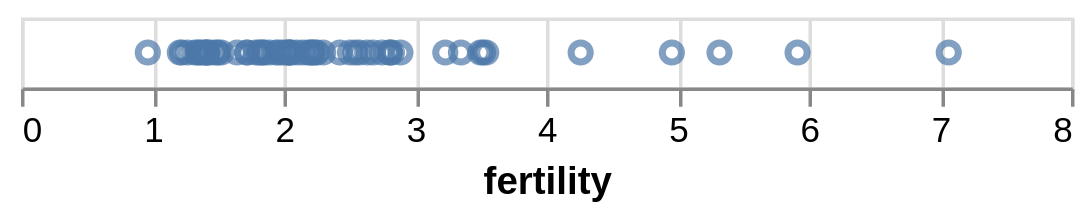

The notebook cell this image was saved under:
### Markdown cell above
#### Position auf der gemeinsamen Skala
Die x-Achse legt die horizontale Position eines Marks fest. Darüber hinaus werden die Achsen und Titel automatisch ausgewählt. In der folgenden Visualisierung führt die Wahl eines quantitativen Datentyps zu einer kontinuierlichen linearen Achsenskala:

### Code cell
alt.Chart(data2005).mark_point().encode(
    alt.X('fertility:Q')
)

### Figure 1 — Vega-Lite specification as saved in the notebook (floating-point values rounded to 4 significant figures)
{"config": {"view": {"continuousWidth": 300, "continuousHeight": 300}}, "data": {"name": "data-5d02da2a3d902aa56b0187487b2504b4"}, "mark": {"type": "point"}, "encoding": {"x": {"field": "fertility", "type": "quantitative"}}, "$schema": "https://vega.github.io/schema/vega-lite/v6.4.1.json", "datasets": {"data-5d02da2a3d902aa56b0187487b2504b4": [{"year": 2005, "country": "Afghanistan", "cluster": 0, "pop": 29928987, "life_expect": 43.83, "fertility": 7.069}, {"year": 2005, "country": "Argentina", "cluster": 3, "pop": 39537943, "life_expect": 75.32, "fertility": 2.254}, {"year": 2005, "country": "Aruba", "cluster": 3, "pop": 71566, "life_expect": 74.24, "fertility": 2.04}, {"year": 2005, "country": "Australia", "cluster": 4, "pop": 20090437, "life_expect": 81.23, "fertility": 1.788}, {"year": 2005, "country": "Austria", "cluster": 1, "pop": 8184691, "life_expect": 79.83, "fertility": 1.42}, {"year": 2005, "country": "Bahamas", "cluster": 3, "pop": 301790, "life_expect": 73.5, "fertility": 2.022}, {"year": 2005, "country": "Bangladesh", "cluster": 0, "pop": 144319628, "life_expect": 64.06, "fertility": 2.826}, {"year": 2005, "country": "Barbados", "cluster": 3, "pop": 278870, "life_expect": 77.3, "fertility": 1.5}, {"year": 2005, "country": "Belgium", "cluster": 1, "pop": 10364388, "life_expect": 79.44, "fertility": 1.646}, {"year": 2005, "country": "Bolivia", "cluster": 3, "pop": 8857870, "life_expect": 65.55, "fertility": 3.5}, {"year": 2005, "country": "Brazil", "cluster": 3, "pop": 186112794, "life_expect": 72.39, "fertility": 2.245}, {"year": 2005, "country": "Canada", "cluster": 3, "pop": 32805041, "life_expect": 80.65, "fertility": 1.527}, {"year": 2005, "country": "Chile", "cluster": 3, "pop": 15980912, "life_expect": 78.55, "fertility": 1.944}, {"year": 2005, "country": "China", "cluster": 4, "pop": 1303182268, "life_expect": 72.96, "fertility": 1.725}, {"year": 2005, "country": "Colombia", "cluster": 3, "pop": 42954279, "life_expect": 72.89, "fertility": 2.22}, {"year": 2005, "country": "Costa Rica", "cluster": 3, "pop": 4016173, "life_expect": 78.78, "fertility": 2.099}, {"year": 2005, "country": "Croatia", "cluster": 1, "pop": 4495904, "life_expect": 75.75, "fertility": 1.346}, {"year": 2005, "country": "Cuba", "cluster": 3, "pop": 11346670, "life_expect": 78.27, "fertility": 1.49}, {"year": 2005, "country": "Dominican Republic", "cluster": 3, "pop": 9049595, "life_expect": 72.23, "fertility": 2.81}, {"year": 2005, "country": "Ecuador", "cluster": 3, "pop": 13363593, "life_expect": 74.99, "fertility": 2.578}, {"year": 2005, "country": "Egypt", "cluster": 5, "pop": 77505756, "life_expect": 71.34, "fertility": 2.891}, {"year": 2005, "country": "El Salvador", "cluster": 3, "pop": 6704932, "life_expect": 71.88, "fertility": 2.683}, {"year": 2005, "country": "Finland", "cluster": 1, "pop": 5223442, "life_expect": 79.31, "fertility": 1.825}, {"year": 2005, "country": "France", "cluster": 1, "pop": 60656178, "life_expect": 80.66, "fertility": 1.892}, {"year": 2005, "country": "Georgia", "cluster": 1, "pop": 4677401, "life_expect": 70.99, "fertility": 1.407}, {"year": 2005, "country": "Germany", "cluster": 1, "pop": 82431390, "life_expect": 79.41, "fertility": 1.36}, {"year": 2005, "country": "Greece", "cluster": 1, "pop": 10668354, "life_expect": 79.48, "fertility": 1.325}, {"year": 2005, "country": "Grenada", "cluster": 3, "pop": 89502, "life_expect": 68.72, "fertility": 2.302}, {"year": 2005, "country": "Haiti", "cluster": 3, "pop": 8121622, "life_expect": 60.92, "fertility": 3.545}, {"year": 2005, "country": "Hong Kong", "cluster": 4, "pop": 6898686, "life_expect": 82.21, "fertility": 0.966}, {"year": 2005, "country": "Iceland", "cluster": 1, "pop": 296737, "life_expect": 81.76, "fertility": 2.052}, {"year": 2005, "country": "India", "cluster": 0, "pop": 1080264388, "life_expect": 64.7, "fertility": 2.807}, {"year": 2005, "country": "Indonesia", "cluster": 4, "pop": 218465000, "life_expect": 70.65, "fertility": 2.182}, {"year": 2005, "country": "Iran", "cluster": 5, "pop": 68017860, "life_expect": 70.96, "fertility": 2.04}, {"year": 2005, "country": "Iraq", "cluster": 5, "pop": 26074906, "life_expect": 59.55, "fertility": 4.264}, {"year": 2005, "country": "Ireland", "cluster": 1, "pop": 4015676, "life_expect": 78.89, "fertility": 1.964}, {"year": 2005, "country": "Israel", "cluster": 5, "pop": 6276883, "life_expect": 80.75, "fertility": 2.75}, {"year": 2005, "country": "Italy", "cluster": 1, "pop": 58103033, "life_expect": 80.55, "fertility": 1.379}, {"year": 2005, "country": "Jamaica", "cluster": 3, "pop": 2735520, "life_expect": 72.57, "fertility": 2.429}, {"year": 2005, "country": "Japan", "cluster": 4, "pop": 127417244, "life_expect": 82.6, "fertility": 1.27}, {"year": 2005, "country": "Kenya", "cluster": 2, "pop": 33829590, "life_expect": 54.11, "fertility": 4.959}, {"year": 2005, "country": "South Korea", "cluster": 4, "pop": 22912177, "life_expect": 67.3, "fertility": 1.85}, {"year": 2005, "country": "North Korea", "cluster": 4, "pop": 48640671, "life_expect": 78.62, "fertility": 1.21}, {"year": 2005, "country": "Lebanon", "cluster": 5, "pop": 3826018, "life_expect": 71.99, "fertility": 2.209}, {"year": 2005, "country": "Mexico", "cluster": 3, "pop": 106202903, "life_expect": 76.19, "fertility": 2.211}, {"year": 2005, "country": "Netherlands", "cluster": 1, "pop": 16407491, "life_expect": 79.76, "fertility": 1.721}, {"year": 2005, "country": "New Zealand", "cluster": 4, "pop": 4035461, "life_expect": 80.2, "fertility": 1.994}, {"year": 2005, "country": "Nigeria", "cluster": 2, "pop": 128765768, "life_expect": 46.86, "fertility": 5.322}, {"year": 2005, "country": "Norway", "cluster": 1, "pop": 4593041, "life_expect": 80.2, "fertility": 1.848}, {"year": 2005, "country": "Pakistan", "cluster": 0, "pop": 162419946, "life_expect": 65.48, "fertility": 3.521}, {"year": 2005, "country": "Peru", "cluster": 3, "pop": 27925628, "life_expect": 71.42, "fertility": 2.506}, {"year": 2005, "country": "Philippines", "cluster": 4, "pop": 87857473, "life_expect": 71.69, "fertility": 3.233}, {"year": 2005, "country": "Poland", "cluster": 1, "pop": 38557984, "life_expect": 75.56, "fertility": 1.227}, {"year": 2005, "country": "Portugal", "cluster": 1, "pop": 10566212, "life_expect": 78.1, "fertility": 1.455}, {"year": 2005, "country": "Rwanda", "cluster": 2, "pop": 8440820, "life_expect": 46.24, "fertility": 5.917}, {"year": 2005, "country": "Saudi Arabia", "cluster": 5, "pop": 26417599, "life_expect": 72.78, "fertility": 3.352}, {"year": 2005, "country": "South Africa", "cluster": 2, "pop": 44344136, "life_expect": 49.34, "fertility": 2.637}, {"year": 2005, "country": "Spain", "cluster": 1, "pop": 40341462, "life_expect": 80.94, "fertility": 1.409}, {"year": 2005, "country": "Switzerland", "cluster": 1, "pop": 7489370, "life_expect": 81.7, "fertility": 1.42}, {"year": 2005, "country": "Turkey", "cluster": 1, "pop": 69660559, "life_expect": 71.78, "fertility": 2.143}, {"year": 2005, "country": "United Kingdom", "cluster": 1, "pop": 60441457, "life_expect": 79.42, "fertility": 1.815}, {"year": 2005, "country": "United States", "cluster": 3, "pop": 295734134, "life_expect": 78.24, "fertility": 2.054}, {"year": 2005, "country": "Venezuela", "cluster": 3, "pop": 25375281, "life_expect": 73.75, "fertility": 2.547}]}}
